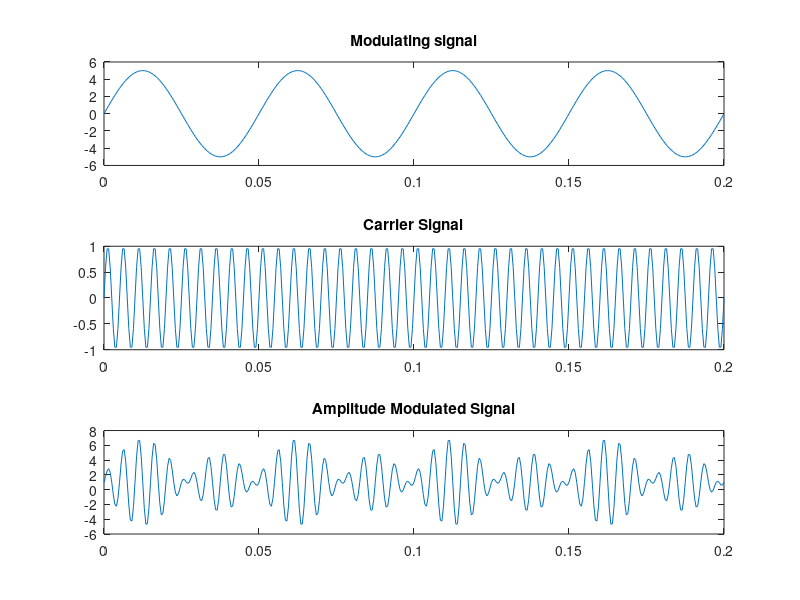

Recreate this plot in MATLAB.
clc;%Clears previous data from command window 
clear all; %Removes all variables from the current workspace
m = input('Modulation Index = '); %Modulation index ranginf from 0 to 1
Am = 5; %Amplitude of the modulating signal
f = 2000; %Frequency
T = 1/f; %Time period of modulating signal
t = 0: T: .2;
fa = 20; %message frequency
ym = Am*sin(2*pi*fa*t);
%ploting modulating signal
subplot(3,1,1)
plot(t,ym)
title('Modulating signal')

%carrier signal
Ac = Am/m; %Carrier Amplitude
fc = fa*10; %Carrier frequency
Tc = 1/fc; %Time period of carrier signal
yc = Ac*sin(2*pi*fc*t);
%ploting carrier signal
subplot(3,1,2)
plot(t,yc)
title('Carrier Signal');

%AM modulation
y = Ac+(1+m*sin(2*pi*fa*t)).*sin(2*pi*fc*t);
%ploting amplitude modulated signal
subplot(3,1,3)
plot(t,y)
title('Amplitude Modulated Signal')
